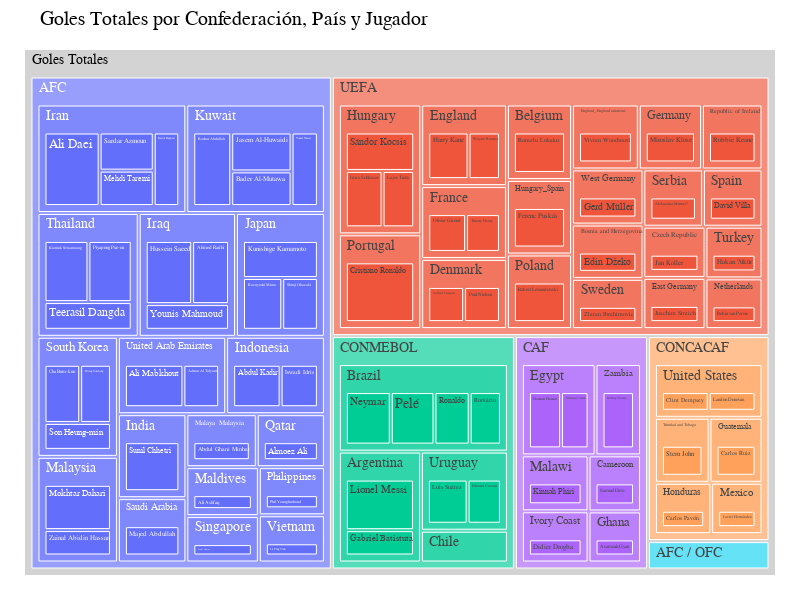

The code cell stored with this chart in its notebook:
### Code cell
# Agregar jugadores (nivel adicional) al treemap y mostrarlo
fig1 = px.treemap(
    df,
    path=[px.Constant("Goles Totales"),"Confederation", "Nation", "Player"],  # Jerarquía: Confederación > País > Jugador
    values="Goals",
    title="Goles Totales por Confederación, País y Jugador",
    labels={"Goals": "Goles", "Confederation": "Confederación", "Nation": "País", "Player": "Jugador"}
)

# Ajustar diseño
fig1.update_traces(root_color="lightgrey")  # Color del nodo raíz
fig1.update_layout(
    font = dict(
      family="Arial",
        size=14,
        color="black"
    ),
    margin=dict(t=50, l=25, r=25, b=25),
    height=600,
    width=800
)

# Mostrar gráfico
fig1.show()

### Figure 1 — Plotly figure (JSON) as saved in the notebook; plotly's stock layout.template omitted (floating-point values rounded to 4 significant figures; data arrays with more than 128 entries replaced by an {"elided": "..."} marker saying what was removed)
{"data": [{"branchvalues": "total", "domain": {"x": [0, 1], "y": [0, 1]}, "hovertemplate": "labels=%{label}<br>Goles=%{value}<br>parent=%{parent}<br>id=%{id}<extra></extra>", "ids": {"elided": "142 str values"}, "labels": {"elided": "142 str values"}, "name": "", "parents": {"elided": "142 str values"}, "root": {"color": "lightgrey"}, "type": "treemap", "values": {"elided": "142 int values"}}], "layout": {"font": {"color": "black", "family": "Arial", "size": 14}, "height": 600, "legend": {"tracegroupgap": 0}, "margin": {"b": 25, "l": 25, "r": 25, "t": 50}, "title": {"text": "Goles Totales por Confederación, País y Jugador"}, "width": 800}}
